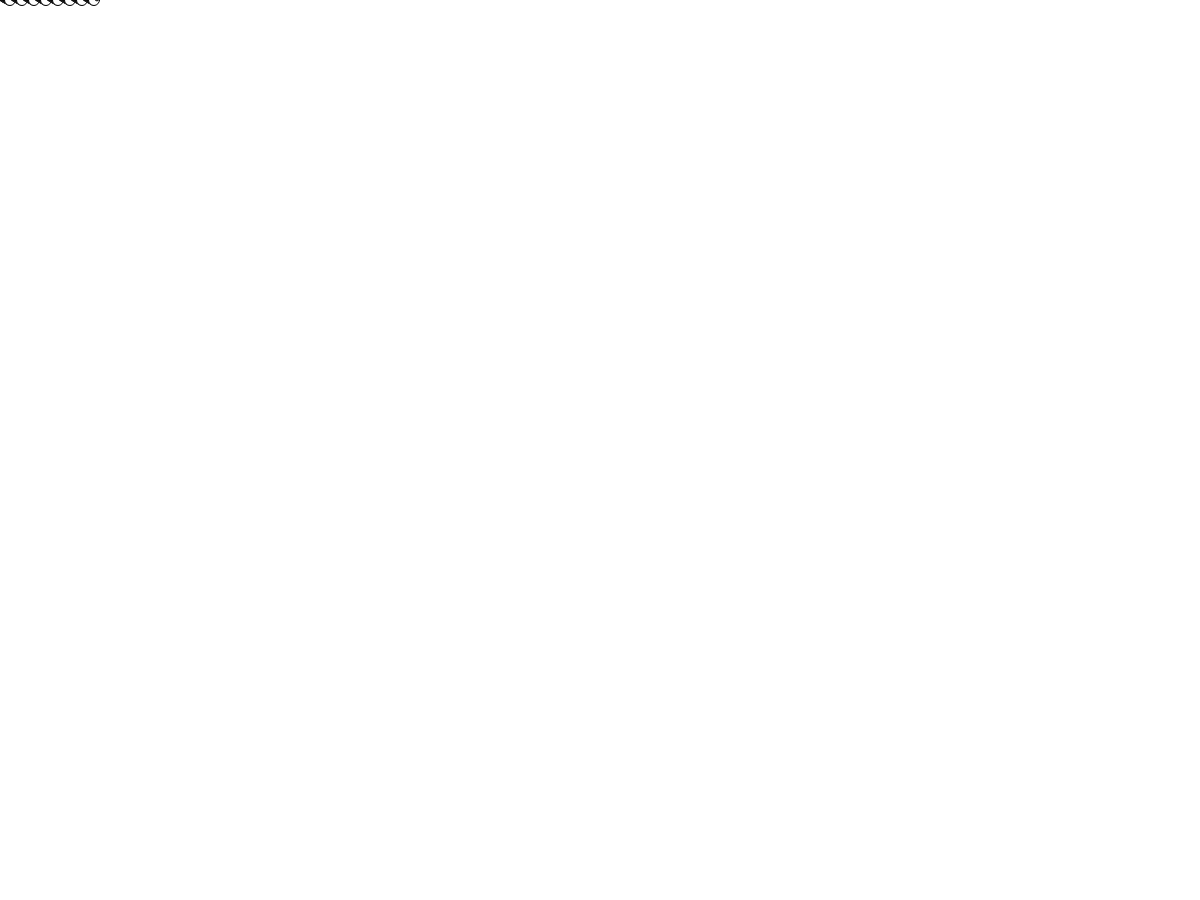
Frame 1 (no input)
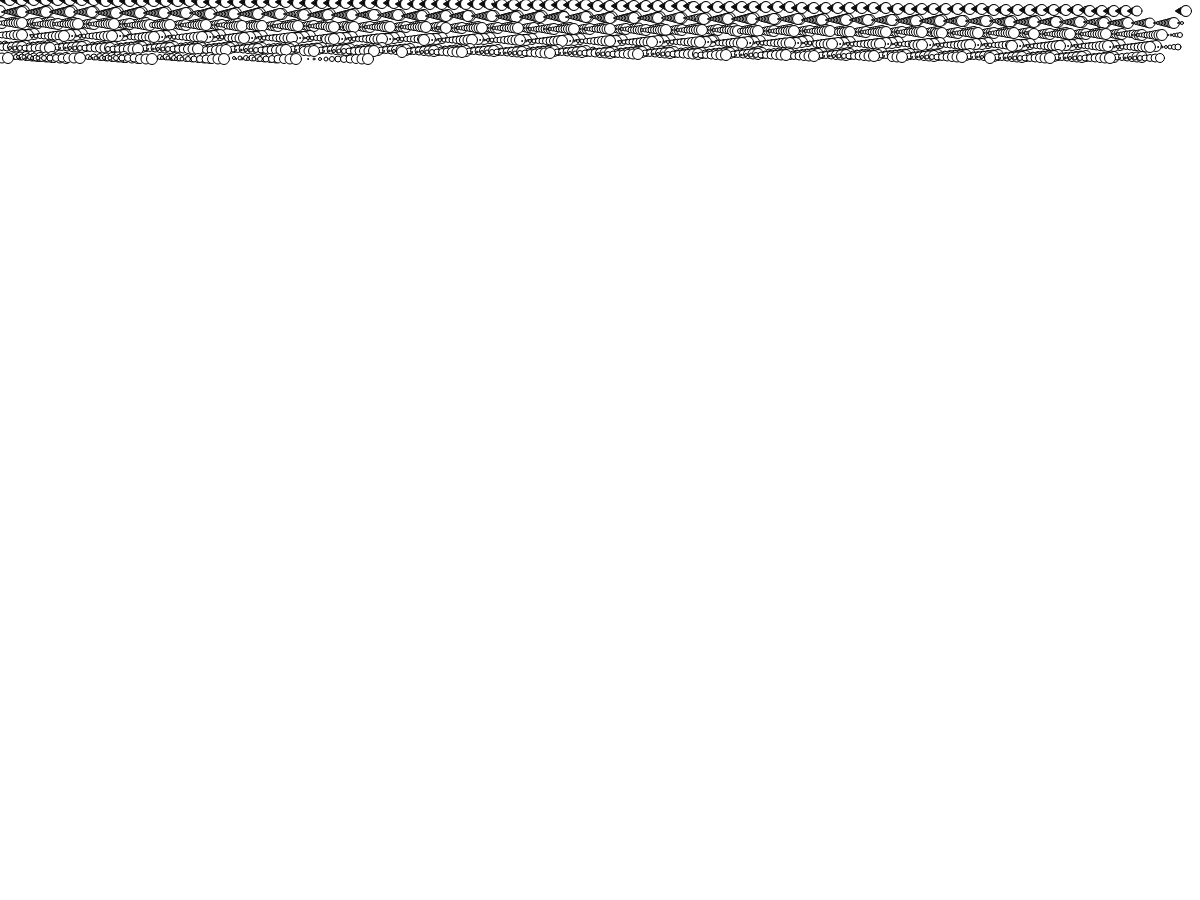
Frame 60 (no input)
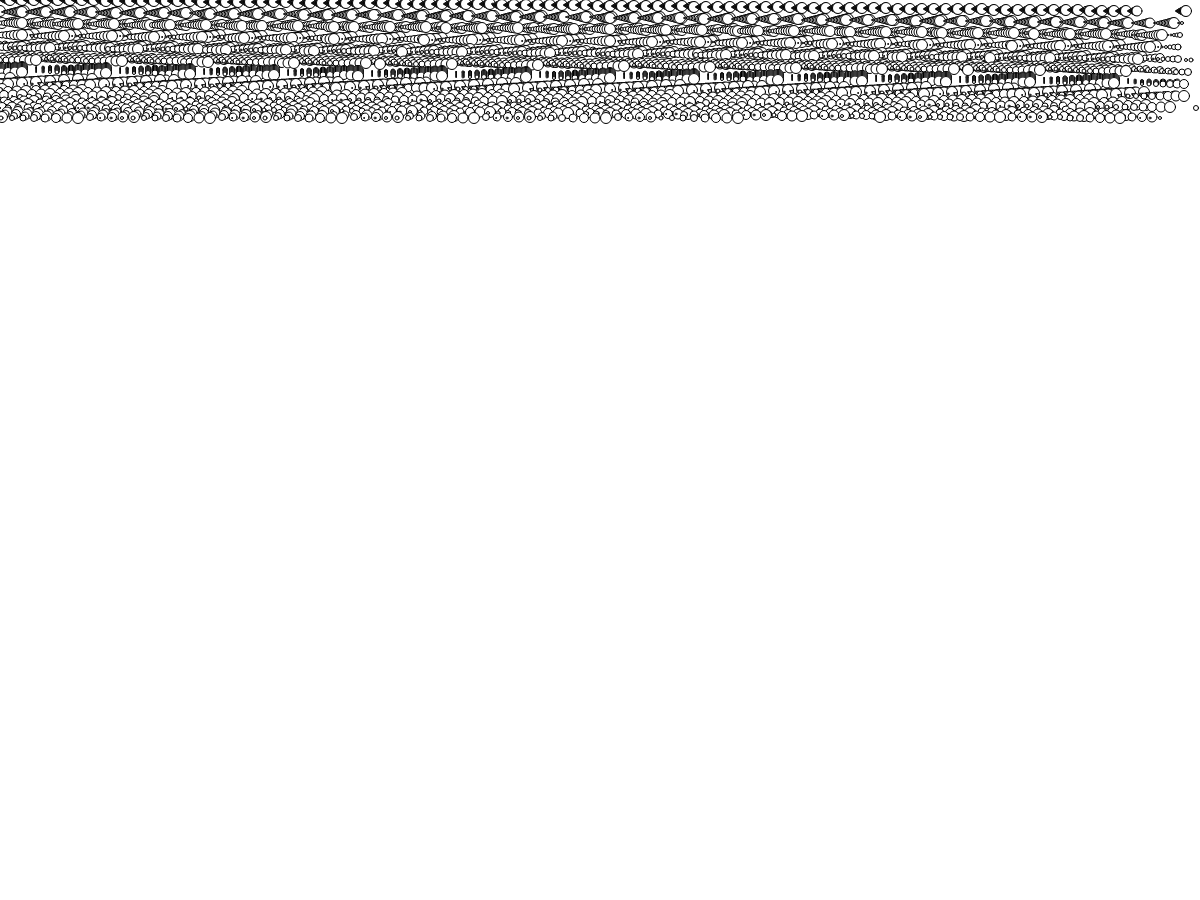
Frame 120 (the mouse pressed at the canvas centre since frame 60)

The p5.js sketch that drew these frames (run headless with seeded random() and noise() and a simulated clock; from frame 60 on, the mouse is pressed at the canvas centre):

// p5.js sketch
// ── sketch.js
//DM3008 Generative Art 
//Week 3
//Portfolio Submission

i=0;

function setup(){ //Command runs once at the start
    createCanvas(1200,900) //Draws a canvas of 1200px by 900px
}

function draw(){ // Command runs repeatedly
    for(j=1;j<99;) // start drawing circles until j reaches 99, therefore, around 99 rectangles are produced in each draw cycle
    
        circle(
    i++%(1199-j++), // the circle shape gets more constrained as the value of j increases, as the maximum value of the x-coordinate is 1199-j
    int(i/99)%(999-j), // the circle moves downwards, and wraps around to the top of the canvas when it reaches the bottom, as the maximum value of the y-coordinate is 999-j
    i%12, // makes the circles cycle through a range of widths, resulting in different sizes of circles 
    j%16) // same idea as the width, it cycles through a range of different heights
    
    }

    // What the code means is to keep drawing lots of tiny circles. 
    // Use a constantly increasing number (i) to decide where they appear and how big they are. 
    // Use % to keep all those numbers looping instead of it not being a finite size.

/*
I think what is interesting about this code is that the code manages to change a lot of variables (xpos, ypos, circle size) at the same time without it being a very long code. The final output has generated a complex visual even though the code is not very complicated and long.
*/
